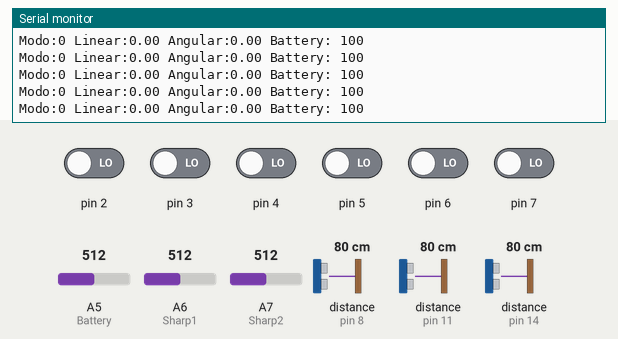
This sketch was run on a simulated Arduino Nano, built with avr-gcc and run on an emulated ATmega328P. On the bench: the last lines printed to the serial monitor. Wiring (inferred from the names in the program): 3 × ultrasonic range finder: trigger pin 9, echo pin 8 / trigger pin 10, echo pin 11 / trigger pin 15, echo pin 14. Inputs (shaded band) come from the test bench; at power-on: pin 2–7 LOW, A6 (Sharp1) = 512, A5 (Battery) = 512, A7 (Sharp2) = 512, distance to the obstacle (sensors on pin 8, pin 11, pin 14) 80 cm. The echo pulse lasts 58.3 µs per cm.

Above: at 10.7 s.
10.8 s: A6 (Sharp1) set to 112
12.3 s: A6 (Sharp1) set to 92
At 12.34 s:
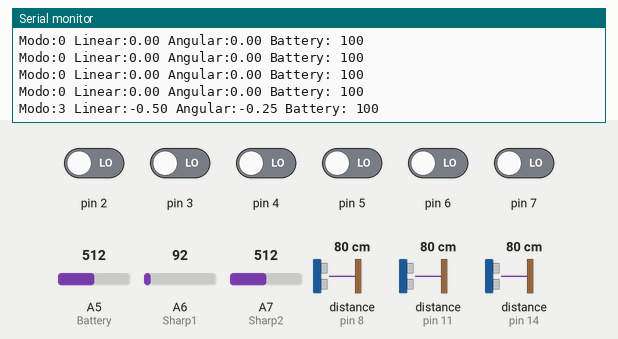
15.3 s: A5 (Battery) set to 393
At 15.37 s:
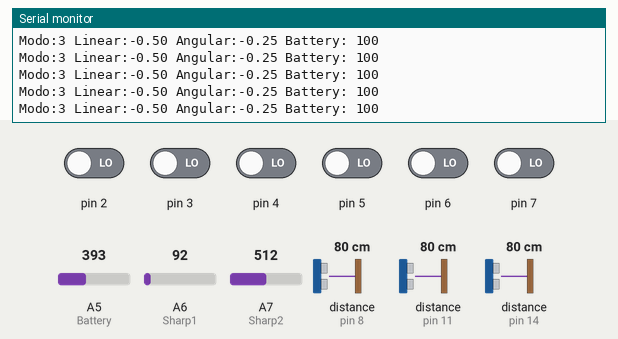
18.3 s: A5 (Battery) set to 373
At 18.5 s:
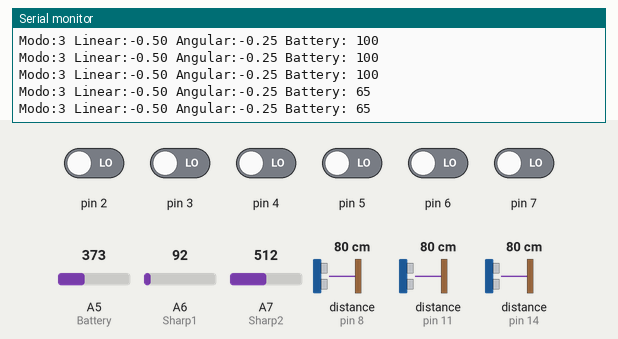

The sketch:

Nano_Sensors_Debug.ino
```cpp
#include <QTRSensors.h>

#define Trigger1  10
#define Echo1     11
#define Trigger2  9
#define Echo2     8
#define Trigger3  15
#define Echo3     14

#define Battery   A5
#define Sharp1    A6
#define Sharp2    A7

#define Rc1       2
#define Rc2       3
#define Rc3       4
#define Rc4       5
#define Rc5       6
#define Rc6       7

#define B_low     350//790-800
#define B_high    385//910-920
#define U_lim     30//30
#define S_lim     100
#define R1_lim    450//320-340||510-520
#define R2_lim    290//200-240||320-330
#define R3_lim    300//190-200||320-340
#define R4_lim    340//230-240||360-380
#define R5_lim    260//190-210||280-290
#define R6_lim    320//280-300||372-380

QTRSensors qtr;

int bat = 0;
byte bat_msg = 0;
byte ciclo = 1;
byte modo = 0;
bool U[3];
bool S[2];
bool R[6];
uint16_t d1,d2,d3;
float linear = 0;
float angular = 0;
uint16_t sensorValues[6];

void setup() {
  Serial.begin(9600);

  pinMode(Trigger1, OUTPUT);
  pinMode(Trigger2, OUTPUT);
  pinMode(Trigger3, OUTPUT);

  pinMode(Echo1, INPUT);
  pinMode(Echo2, INPUT);
  pinMode(Echo3, INPUT);

  qtr.setTypeRC();
  qtr.setSensorPins((const uint8_t[]){Rc1, Rc2, Rc3, Rc4, Rc5, Rc6}, 6);
  delay(500);
}

void loop() {
  //Lectura de sensores
  uint16_t s1 = analogRead(Sharp1);
  uint16_t s2 = analogRead(Sharp2);
  qtr.read(sensorValues);
  if(modo <= 3){
    if(s1 <= S_lim){
      S[0] = 1;
    }
    if(s2 <= S_lim){
      S[1] = 1;
    }
    if(S[0] || S[1]){
      modo = 3;
    }
    else{
      modo = 0;
    }
  }
  if(modo <= 2){
    if(ciclo == 1){
      d1 = medirDistancia(Trigger1, Echo1);
      if(d1 <= U_lim){
        U[0] = 1;
        modo = 2;
      }
      else{
        modo = 0;
      }
      ciclo = 2;
    }
    else if(ciclo == 2){
      d2 = medirDistancia(Trigger2, Echo2);
      if(d2 <= U_lim){
        U[1] = 1;
        modo = 2;
      }
      else{
        modo = 0;
      }
      ciclo = 3;
    }
    else{
      d3 = medirDistancia(Trigger3, Echo3);
      if(d3 <= U_lim){
        U[2] = 1;
        modo = 2;
      }
      else{
        modo = 0;
      }
      ciclo = 1;
    }
  }
  if(modo <= 1){
    if(sensorValues[0] >= R1_lim){
      R[0] = 1;
    }
    if(sensorValues[1] >= R2_lim){
      R[1] = 1;
    }
    if(sensorValues[2] >= R3_lim){
      R[2] = 1;
    }
    if(sensorValues[3] >= R4_lim){
      R[3] = 1;
    }
    if(sensorValues[4] >= R5_lim){
      R[4] = 1;
    }
    if(sensorValues[5] >= R6_lim){
      R[5] = 1;
    }
    if(R[0] || R[1] || R[2] || R[3] || R[4] || R[5]){
      modo = 1;
    }
    else{
      modo = 0;
    }
  }
  bat = 5*map(analogRead(Battery),B_low,B_high,0,20);
  if(bat > 100){bat=100;}
  if(bat < 0){bat=0;}
  bat_msg = bat;
  /*
  //publicacion de datos por serial
  Serial.print("Sharps:");
  Serial.print(s1);
  Serial.print(" ");
  Serial.print(s2);
  Serial.print(" Ultrasonidos:");
  Serial.print(d1);
  Serial.print(" ");
  Serial.print(d2);
  Serial.print(" ");
  Serial.print(d3);
  Serial.print(" Reflectivos:");
  for (uint8_t i = 0; i < 6; i++){
    Serial.print(sensorValues[i]);
    Serial.print(" ");
  }
  for (uint8_t i = 0; i < 6; i++){
    Serial.print(R[i]);
    Serial.print(" ");
  }
  */
  //Asignacion de accion de control basada en el modo y la activacion
  if(modo == 0){
    linear = 0.0;
    angular = 0.0;
  }
  else if(modo == 1){
    //accion de control
    if(R[0] || R[1] || R[2]){
      linear = 0.0;
      angular = 0.5;
    }
    else if(R[3] || R[4]){
      linear = 0.0;
      angular = -0.5;
    }
    else if(R[5]){
      linear = 0.5;
      angular = 0.0;
    }
    //reinicio de variables
    for (uint8_t i = 0; i < 6; i++){
      R[i] = 0;
    }
  }
  else if(modo == 2){
    //accion de control
    if(U[0]){
      linear = -0.5;
      angular = -0.5;
    }
    else if(U[1]){
      linear = -0.5;
      angular = 0.0;
    }
    else if(U[2]){
      linear = -0.5;
      angular = 0.5;
    }
    //reinicio de variables
    for (uint8_t i = 0; i < 3; i++){
      U[i] = 0;
    }
  }
  else if(modo == 3){
    //accion de control
    if(S[0] && S[1]){
      linear = -0.5;
      angular = 0.0;
    }
    else if(S[0]){
      linear = -0.5;
      angular = -0.25;
    }
    else if(S[1]){
      linear = -0.5;
      angular = 0.25;
    }
    //reinicio de variables
    for (uint8_t i = 0; i < 2; i++){
      S[i] = 0;
    }
  }

  //Salida de modo y señal de control
  Serial.print("Modo:");
  Serial.print(modo);
  Serial.print(" Linear:");
  Serial.print(linear);
  Serial.print(" Angular:");
  Serial.print(angular);

  Serial.print(" Battery: ");
  //Serial.println(analogRead(Battery));
  Serial.println(bat_msg);
  modo = 0;
  linear = 0.0;
  angular = 0.0;
  bat = 0;

  //delay para evitar saturacion de mensajes
  delay(100);
  }


int medirDistancia(uint8_t trigPin, uint8_t echoPin) {
  digitalWrite(trigPin, LOW);
  delayMicroseconds(2);
  digitalWrite(trigPin, HIGH);
  delayMicroseconds(10);
  digitalWrite(trigPin, LOW);
  unsigned long duration = pulseIn(echoPin, HIGH);
  uint16_t distance = duration * 0.0343 / 2; // Fórmula: velocidad del sonido en el aire (343 m/s) / 2
  return distance;
}
```

Measured:
- after the input at 12.3 s, the serial monitor: prints a new line at once (image 1)
- after the input at 18.3 s, the serial monitor: prints a new line after 0.09 s (image 3)
